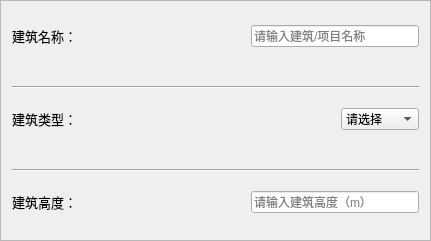
   <widget class="QFrame" name="frame">
    <property name="geometry">
     <rect>
      <x>60</x>
      <y>50</y>
      <width>431</width>
      <height>241</height>
     </rect>
    </property>
    <property name="frameShape">
     <enum>QFrame::StyledPanel</enum>
    </property>
    <property name="frameShadow">
     <enum>QFrame::Sunken</enum>
    </property>
    <layout class="QVBoxLayout" name="verticalLayout_2">
     <item>
      <layout class="QVBoxLayout" name="verticalLayout">
       <item>
        <layout class="QHBoxLayout" name="horizontalLayout_3">
         <item>
          <widget class="QLabel" name="label">
           <property name="font">
            <font>
             <pointsize>10</pointsize>
            </font>
           </property>
           <property name="styleSheet">
            <string notr="true"/>
           </property>
           <property name="text">
            <string>建筑名称：</string>
           </property>
           <property name="textFormat">
            <enum>Qt::PlainText</enum>
           </property>
           <property name="scaledContents">
            <bool>false</bool>
           </property>
           <property name="margin">
            <number>0</number>
           </property>
          </widget>
         </item>
         <item>
          <spacer name="horizontalSpacer_2">
           <property name="orientation">
            <enum>Qt::Horizontal</enum>
           </property>
           <property name="sizeHint" stdset="0">
            <size>
             <width>28</width>
             <height>13</height>
            </size>
           </property>
          </spacer>
         </item>
         <item>
          <widget class="QLineEdit" name="lineEdit">
           <property name="echoMode">
            <enum>QLineEdit::Normal</enum>
           </property>
           <property name="placeholderText">
            <string>请输入建筑/项目名称</string>
           </property>
          </widget>
         </item>
        </layout>
       </item>
       <item>
        <spacer name="horizontalSpacer_6">
         <property name="orientation">
          <enum>Qt::Horizontal</enum>
         </property>
         <property name="sizeHint" stdset="0">
          <size>
           <width>40</width>
           <height>20</height>
          </size>
         </property>
        </spacer>
       </item>
       <item>
        <widget class="Line" name="line">
         <property name="orientation">
          <enum>Qt::Horizontal</enum>
         </property>
        </widget>
       </item>
       <item>
        <layout class="QHBoxLayout" name="horizontalLayout_4">
         <item>
          <widget class="QLabel" name="label_2">
           <property name="font">
            <font>
             <pointsize>10</pointsize>
            </font>
           </property>
           <property name="text">
            <string>建筑类型：</string>
           </property>
           <property name="textFormat">
            <enum>Qt::PlainText</enum>
           </property>
           <property name="scaledContents">
            <bool>false</bool>
           </property>
           <property name="margin">
            <number>0</number>
           </property>
          </widget>
         </item>
         <item>
          <spacer name="horizontalSpacer_3">
           <property name="orientation">
            <enum>Qt::Horizontal</enum>
           </property>
           <property name="sizeHint" stdset="0">
            <size>
             <width>28</width>
             <height>13</height>
            </size>
           </property>
          </spacer>
         </item>
         <item>
          <widget class="QComboBox" name="comboBox">
           <item>
            <property name="text">
             <string>请选择</string>
            </property>
           </item>
           <item>
            <property name="text">
             <string>民用建筑</string>
            </property>
           </item>
           <item>
            <property name="text">
             <string>工业建筑</string>
            </property>
           </item>
          </widget>
         </item>
        </layout>
       </item>
       <item>
        <spacer name="horizontalSpacer_7">
         <property name="orientation">
          <enum>Qt::Horizontal</enum>
         </property>
         <property name="sizeHint" stdset="0">
          <size>
           <width>40</width>
           <height>20</height>
          </size>
         </property>
        </spacer>
       </item>
       <item>
        <widget class="Line" name="line_2">
         <property name="orientation">
          <enum>Qt::Horizontal</enum>
         </property>
        </widget>
       </item>
       <item>
        <layout class="QHBoxLayout" name="horizontalLayout_5">
         <item>
          <widget class="QLabel" name="label_3">
           <property name="font">
            <font>
             <pointsize>10</pointsize>
            </font>
           </property>
           <property name="text">
            <string>建筑高度：</string>
           </property>
           <property name="textFormat">
            <enum>Qt::PlainText</enum>
           </property>
           <property name="scaledContents">
            <bool>false</bool>
           </property>
           <property name="margin">
            <number>0</number>
           </property>
          </widget>
         </item>
         <item>
          <spacer name="horizontalSpacer_4">
           <property name="orientation">
            <enum>Qt::Horizontal</enum>
           </property>
           <property name="sizeHint" stdset="0">
            <size>
             <width>28</width>
             <height>13</height>
            </size>
           </property>
          </spacer>
         </item>
         <item>
          <widget class="QLineEdit" name="lineEdit_2">
           <property name="echoMode">
            <enum>QLineEdit::Normal</enum>
           </property>
           <property name="placeholderText">
            <string>请输入建筑高度（m）</string>
           </property>
          </widget>
         </item>
        </layout>
       </item>
      </layout>
     </item>
    </layout>
   </widget>
